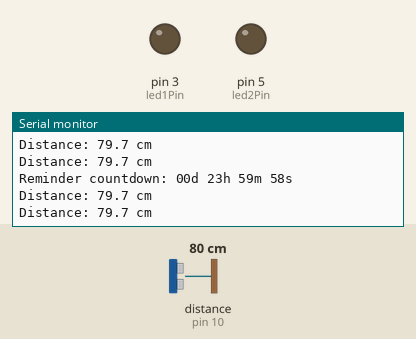
Recording of a sketch running on a simulated Arduino Uno, built with avr-gcc and run on an emulated ATmega328P. Parts: output pins drawn as LEDs (lit = HIGH), the last lines printed to the serial monitor. Wiring (inferred from the names in the program): ultrasonic range finder: trigger pin 9; echo pin 10. The test bench sets the inputs (shaded band); at power-on: distance to the obstacle (sensor on pin 10) 80 cm. The echo pulse lasts 58.3 µs per cm; pins used as bus, display or sensor lines are not drawn.

Above: at 1.2 s.
1.3 s: distance to the obstacle (sensor on pin 10) set to 2 cm
At 1.41 s:
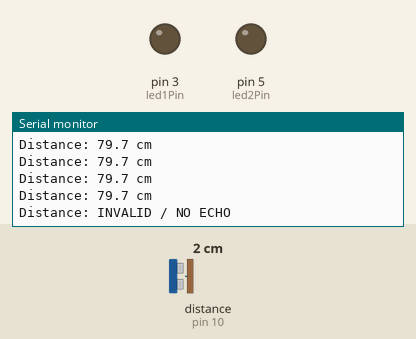
3.2 s: distance to the obstacle (sensor on pin 10) set to 35 cm
At 3.23 s:
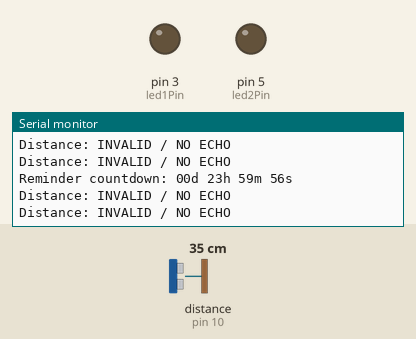
Timing chart, 0 to 6.2 s (numbered marks = the images above; inputs shaded):
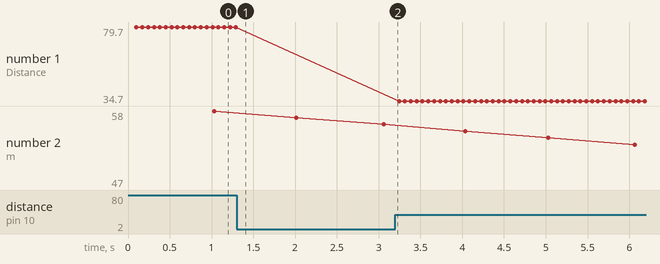

Measured:
- after the input at 1.3 s, the serial monitor: prints a new line after 0.05 s (image 1)
- plotted number 1: 79.7 → 34.7 after the input at 3.2 s

The sketch:

Dublinhackx_Elderwatch.ino
```cpp
#include <math.h>

const byte trigPin = 9;
const byte echoPin = 10;

const byte led1Pin = 3;
const byte led2Pin = 5;
const byte buzzerPin = 8;

/*
  The sketch measures distance about every 70 ms.

  This makes the distance history update quickly enough to detect
  a rapid movement toward the sensor.
*/
const unsigned long sampleIntervalMs = 70;
const unsigned long echoTimeoutUs = 30000;

/*
  HC-SR04 measurements below about 2 cm are not dependable.
  A value outside these limits is treated as invalid.
*/
const float minValidDistanceCm = 2.0;
const float maxValidDistanceCm = 350.0;

/*
  Take three raw readings and use the middle one. This filters a
  single noisy reading.
*/
const byte filterSampleCount = 3;

/*
  Ignore one extremely unrealistic valid distance jump.
*/
const float maxDistanceJumpCm = 70.0;

/*
  The last valid distance must be this close before an invalid next
  reading can be considered part of a possible fall.
*/
const float approachingZeroDistanceCm = 12.0;

/*
  The object must move toward the sensor quickly.

  Distance dropping by at least 3 cm in one processed sample and
  6 cm across two processed samples rejects slow movement toward zero.
*/
const float minimumDistanceDropPerSampleCm = 3.0;
const float minimumTwoSampleDropCm = 6.0;

/*
  High acceleration threshold.

  fabs(a1) is used, which means the code checks acceleration magnitude.
  It triggers whether acceleration calculates as positive or negative,
  as long as it is large enough.
*/
const float highAccelerationThreshold = 200.0;

/*
  If p1 and p2 are similar, the logarithmic comparison is near 100.

  Values below 85 or above 115 count as different.
*/
const float similarityLow = 85.0;
const float similarityHigh = 115.0;

/*
  Fall alert outputs stay active for 8 seconds.
*/
const unsigned long fallAlertHoldMs = 8000;
const unsigned int fallBuzzerFrequency = 1500;

/*
  Manual reminder timer.

  Set this to the number of minutes after upload/reset before the
  reminder begins. It is 1440 minutes = 24 hours by default, so it
  does not interfere with immediate fall-detection testing.
*/
const unsigned long reminderDelayMinutes = 1440;

const unsigned long reminderDurationMs = 30000;
const unsigned long reminderBlinkIntervalMs = 600;
const unsigned int reminderBuzzerFrequency = 550;

const unsigned long reminderDelayMs =
  reminderDelayMinutes * 60UL * 1000UL;


/*
  Distance history:

  d0 = oldest valid distance
  d1 = middle valid distance
  d2 = newest valid distance
*/
float d0 = 0.0;
float d1 = 0.0;
float d2 = 0.0;

/*
  Velocity history:

  v0 = prior velocity
  v1 = newest velocity
*/
float v0 = 0.0;
float v1 = 0.0;

/*
  Acceleration history:

  a0 = prior acceleration
  a1 = newest acceleration
*/
float a0 = 0.0;
float a1 = 0.0;

bool haveD0 = false;
bool haveD1 = false;
bool haveD2 = false;

bool haveV0 = false;
bool haveV1 = false;

bool haveA0 = false;
bool haveA1 = false;

float lastAcceptedDistance = -1.0;

unsigned long lastSampleTime = 0;
unsigned long lastValidSampleAt = 0;

bool fallAlertActive = false;
unsigned long fallAlertStartedAt = 0;

bool reminderHasStarted = false;
bool reminderActive = false;
bool reminderOutputsOn = false;

unsigned long reminderStartedAt = 0;
unsigned long reminderLastBlinkAt = 0;

unsigned long sketchStartedAt = 0;
unsigned long lastCountdownPrintAt = 0;


void allOutputsOff() {
  digitalWrite(led1Pin, LOW);
  digitalWrite(led2Pin, LOW);
  noTone(buzzerPin);
}

void startFallAlert() {
  /*
    A fall alert overrides the reminder.
  */
  reminderActive = false;

  digitalWrite(led1Pin, HIGH);
  digitalWrite(led2Pin, HIGH);
  tone(buzzerPin, fallBuzzerFrequency);

  fallAlertActive = true;
  fallAlertStartedAt = millis();
}

void updateFallAlert() {
  if (!fallAlertActive) {
    return;
  }

  if (millis() - fallAlertStartedAt >= fallAlertHoldMs) {
    fallAlertActive = false;
    allOutputsOff();
  }
}

void startReminder() {
  if (fallAlertActive) {
    return;
  }

  reminderHasStarted = true;
  reminderActive = true;
  reminderOutputsOn = true;

  reminderStartedAt = millis();
  reminderLastBlinkAt = millis();

  digitalWrite(led1Pin, HIGH);
  digitalWrite(led2Pin, HIGH);
  tone(buzzerPin, reminderBuzzerFrequency);

  Serial.println("Manual reminder started");
}

void updateReminder() {
  if (!reminderActive || fallAlertActive) {
    return;
  }

  unsigned long now = millis();

  if (now - reminderStartedAt >= reminderDurationMs) {
    reminderActive = false;
    allOutputsOff();

    Serial.println("Manual reminder finished");
    return;
  }

  if (now - reminderLastBlinkAt >= reminderBlinkIntervalMs) {
    reminderLastBlinkAt = now;
    reminderOutputsOn = !reminderOutputsOn;

    if (reminderOutputsOn) {
      digitalWrite(led1Pin, HIGH);
      digitalWrite(led2Pin, HIGH);
      tone(buzzerPin, reminderBuzzerFrequency);
    } else {
      digitalWrite(led1Pin, LOW);
      digitalWrite(led2Pin, LOW);
      noTone(buzzerPin);
    }
  }
}

void checkManualReminderTimer() {
  if (!reminderHasStarted &&
      millis() - sketchStartedAt >= reminderDelayMs) {
    startReminder();
  }
}

void printReminderCountdown() {
  if (reminderHasStarted) {
    return;
  }

  unsigned long now = millis();

  if (now - lastCountdownPrintAt < 1000) {
    return;
  }

  lastCountdownPrintAt = now;

  unsigned long elapsedMs = now - sketchStartedAt;
  unsigned long remainingMs = 0;

  if (elapsedMs < reminderDelayMs) {
    remainingMs = reminderDelayMs - elapsedMs;
  }

  unsigned long remainingSeconds = remainingMs / 1000UL;

  unsigned long days = remainingSeconds / 86400UL;
  remainingSeconds %= 86400UL;

  unsigned long hours = remainingSeconds / 3600UL;
  remainingSeconds %= 3600UL;

  unsigned long minutes = remainingSeconds / 60UL;
  unsigned long seconds = remainingSeconds % 60UL;

  Serial.print("Reminder countdown: ");

  if (days < 10) Serial.print("0");
  Serial.print(days);
  Serial.print("d ");

  if (hours < 10) Serial.print("0");
  Serial.print(hours);
  Serial.print("h ");

  if (minutes < 10) Serial.print("0");
  Serial.print(minutes);
  Serial.print("m ");

  if (seconds < 10) Serial.print("0");
  Serial.print(seconds);
  Serial.println("s");
}


/*
  Send an ultrasonic trigger and measure the returned Echo pulse.

  Returns:
  - A positive distance in centimeters for a valid echo.
  - -1.0 if the Echo pulse timed out or is outside the accepted range.
*/
float readRawDistanceCm() {
  digitalWrite(trigPin, LOW);
  delayMicroseconds(2);

  /*
    The HC-SR04 starts a measurement from a 10 microsecond HIGH pulse.
  */
  digitalWrite(trigPin, HIGH);
  delayMicroseconds(10);
  digitalWrite(trigPin, LOW);

  unsigned long duration = pulseIn(echoPin, HIGH, echoTimeoutUs);

  /*
    pulseIn() gives 0 when a complete echo pulse does not arrive before
    the timeout. That is treated as invalid, not as a true zero distance.
  */
  if (duration == 0) {
    return -1.0;
  }

  /*
    Sound travels out to the target and back, so divide by 2.

    distance = echo time × speed of sound / 2
  */
  float distanceCm = (duration * 0.0343) / 2.0;

  if (distanceCm < minValidDistanceCm ||
      distanceCm > maxValidDistanceCm) {
    return -1.0;
  }

  return distanceCm;
}

void sortValues(float values[], byte count) {
  for (byte i = 0; i < count - 1; i++) {
    for (byte j = i + 1; j < count; j++) {
      if (values[j] < values[i]) {
        float temporary = values[i];
        values[i] = values[j];
        values[j] = temporary;
      }
    }
  }
}

float readFilteredDistanceCm() {
  float readings[filterSampleCount];
  byte validCount = 0;

  for (byte i = 0; i < filterSampleCount; i++) {
    float reading = readRawDistanceCm();

    if (reading > 0.0) {
      readings[validCount] = reading;
      validCount++;
    }

    delay(5);
  }

  if (validCount < 2) {
    return -1.0;
  }

  sortValues(readings, validCount);

  return readings[validCount / 2];
}

void resetMotionHistory() {
  haveD0 = false;
  haveD1 = false;
  haveD2 = false;

  haveV0 = false;
  haveV1 = false;

  haveA0 = false;
  haveA1 = false;

  d0 = 0.0;
  d1 = 0.0;
  d2 = 0.0;

  v0 = 0.0;
  v1 = 0.0;

  a0 = 0.0;
  a1 = 0.0;

  lastAcceptedDistance = -1.0;
  lastValidSampleAt = 0;
}

void setup() {
  pinMode(trigPin, OUTPUT);
  pinMode(echoPin, INPUT);

  pinMode(led1Pin, OUTPUT);
  pinMode(led2Pin, OUTPUT);
  pinMode(buzzerPin, OUTPUT);

  allOutputsOff();

  Serial.begin(9600);

  sketchStartedAt = millis();

  Serial.println("Fall detection ready");
  Serial.println("Distance readings print continuously.");
}


/*
  Main program
*/
void loop() {
  printReminderCountdown();

  updateFallAlert();
  updateReminder();
  checkManualReminderTimer();

  /*
    Do not overwrite the LED/buzzer state while a fall alert is active.
  */
  if (fallAlertActive) {
    return;
  }

  unsigned long now = millis();

  if (now - lastSampleTime < sampleIntervalMs) {
    return;
  }

  lastSampleTime = now;

  float newDistance = readFilteredDistanceCm();

  /*
    An invalid reading is only checked as a possible fall after the
    valid readings leading into it approached close range quickly.
  */
  if (newDistance < 0.0) {
    Serial.println("Distance: INVALID / NO ECHO");

    float oneSampleDistanceDrop = d1 - d2;
    float twoSampleDistanceDrop = d0 - d2;

    bool enoughHistory =
      haveD0 &&
      haveD1 &&
      haveD2 &&
      haveV1 &&
      haveA0 &&
      haveA1;

    bool closeToSensor =
      d2 <= approachingZeroDistanceCm;

    bool movingTowardSensor =
      v1 < 0.0;

    /*
      This prevents slow changes from qualifying for a fall check.

      Example of a slow approach:
      20 cm -> 18 cm -> 16 cm

      Example of a faster approach:
      20 cm -> 13 cm -> 6 cm
  */
    bool rapidlyApproachingZero =
      oneSampleDistanceDrop >= minimumDistanceDropPerSampleCm &&
      twoSampleDistanceDrop >= minimumTwoSampleDropCm;

    bool shouldCheckForFall =
      enoughHistory &&
      closeToSensor &&
      movingTowardSensor &&
      rapidlyApproachingZero;

    if (shouldCheckForFall) {
      Serial.println();
      Serial.println("========== CHECKING FOR FALL ==========");

      /*
        THE VELOCITY IDEA

        Velocity is the first derivative of distance:

            velocity = change in distance / change in time

        A negative velocity means the distance got smaller, so the
        target moved toward the sensor.
      */

      /*
        THE ACCELERATION IDEA

        Acceleration is the derivative of velocity:

            acceleration = change in velocity / change in time

        A large acceleration magnitude means the speed changed sharply.
        This code requires the magnitude to be at least 200 cm/s^2.
      */

      /*
        p1 and p2 are built from two acceleration-related values.

        p1 is the change between the current and previous acceleration.
        p2 is the size of the current acceleration.

        fabs() makes both values positive.
        +2 keeps both values greater than 1, which is important because
        logarithm bases cannot be 0, 1, or negative.
      */
      float p1 = fabs(a1 - a0) + 2.0;
      float p2 = fabs(a1) + 2.0;

      p1 = constrain(p1, 2.0, 100000.0);
      p2 = constrain(p2, 2.0, 100000.0);

      /*
        HOW THE LOGARITHM COMPARISON WORKS

        The requested math is:

            p2 ^ (log base p1 of 100)

        A logarithm answers this question:

            "What exponent must the base be raised to in order
             to equal a chosen number?"

        For example:

            log base 10 of 100 = 2

        because:

            10 ^ 2 = 100

        Arduino's log(x) is the natural logarithm, so Arduino does not
        directly write log(value, base). The change-of-base rule is:

            log base p1 of 100 = log(100) / log(p1)

        Therefore, the Arduino calculation becomes:

            pow(p2, log(100) / log(p1))

        pow(base, exponent) raises the base to the exponent.

        If p1 equals p2 exactly:
        - log base p1 of 100 is the exponent that makes p1 equal 100.
        - Raising p2, which equals p1, to that same exponent also gives 100.
        - So similarity becomes 100.

        Therefore:
        - similarity near 100 means p1 and p2 are similar.
        - similarity far from 100 means p1 and p2 differ.
      */
      float similarity = pow(p2, log(100.0) / log(p1));

      /*
        A fall is declared only if:
        1. The fast close approach happened.
        2. The next reading became invalid.
        3. Acceleration magnitude was high.
        4. The power comparison was different from 100.
      */
      bool highAcceleration =
        fabs(a1) >= highAccelerationThreshold;

      bool powersAreDifferent =
        similarity < similarityLow ||
        similarity > similarityHigh;

      bool likelyFall =
        highAcceleration &&
        powersAreDifferent;

      Serial.print("Distances: ");
      Serial.print(d0, 1);
      Serial.print(" -> ");
      Serial.print(d1, 1);
      Serial.print(" -> ");
      Serial.print(d2, 1);
      Serial.println(" cm");

      Serial.print("One-sample drop: ");
      Serial.print(oneSampleDistanceDrop, 1);
      Serial.print(" cm | Required: ");
      Serial.println(minimumDistanceDropPerSampleCm, 1);

      Serial.print("Two-sample drop: ");
      Serial.print(twoSampleDistanceDrop, 1);
      Serial.print(" cm | Required: ");
      Serial.println(minimumTwoSampleDropCm, 1);

      Serial.print("Velocity: ");
      Serial.print(v1, 1);
      Serial.println(" cm/s");

      Serial.print("Acceleration: ");
      Serial.print(a1, 1);
      Serial.println(" cm/s^2");

      Serial.print("Acceleration magnitude: ");
      Serial.print(fabs(a1), 1);
      Serial.print(" cm/s^2 | Required: ");
      Serial.println(highAccelerationThreshold, 1);

      Serial.print("p1: ");
      Serial.print(p1, 1);
      Serial.print(" | p2: ");
      Serial.println(p2, 1);

      Serial.print("Power similarity: ");
      Serial.print(similarity, 1);
      Serial.print(" | Different if below ");
      Serial.print(similarityLow, 1);
      Serial.print(" or above ");
      Serial.println(similarityHigh, 1);

      if (likelyFall) {
        Serial.println("RESULT: FALL");
        startFallAlert();
      } else {
        Serial.println("RESULT: NOT A FALL");
      }

      Serial.println("========================================");
    }

    resetMotionHistory();
    return;
  }

  /*
    Reject a single impossible large jump.
  */
  if (lastAcceptedDistance > 0.0 &&
      fabs(newDistance - lastAcceptedDistance) > maxDistanceJumpCm) {
    Serial.println("Distance: REJECTED LARGE JUMP");
    return;
  }

  lastAcceptedDistance = newDistance;

  /*
    Print each valid filtered distance measurement.
  */
  Serial.print("Distance: ");
  Serial.print(newDistance, 1);
  Serial.println(" cm");

  unsigned long acceptedAt = millis();

  if (!haveD0) {
    d0 = newDistance;
    haveD0 = true;
    lastValidSampleAt = acceptedAt;
    return;
  }

  if (!haveD1) {
    d1 = newDistance;
    haveD1 = true;
    lastValidSampleAt = acceptedAt;
    return;
  }

  if (!haveD2) {
    d2 = newDistance;
    haveD2 = true;
    lastValidSampleAt = acceptedAt;
    return;
  }

  /*
    Use the real time between accepted distance readings.

    This is more accurate than assuming every filtered reading took
    exactly 70 ms.
  */
  float dt = (acceptedAt - lastValidSampleAt) / 1000.0;
  lastValidSampleAt = acceptedAt;

  if (dt <= 0.0) {
    return;
  }

  d0 = d1;
  d1 = d2;
  d2 = newDistance;

  /*
    First derivative of distance: velocity.

        velocity = (new distance - previous distance) / time

    Negative velocity means the target moved closer.
  */
  float newVelocity = (d2 - d1) / dt;

  if (!haveV0) {
    v0 = newVelocity;
    haveV0 = true;
    return;
  }

  if (!haveV1) {
    v1 = newVelocity;
    haveV1 = true;
    return;
  }

  v0 = v1;
  v1 = newVelocity;

  /*
    Derivative of velocity: acceleration.

        acceleration = (new velocity - previous velocity) / time
  */
  float newAcceleration = (v1 - v0) / dt;

  if (!haveA0) {
    a0 = newAcceleration;
    haveA0 = true;
    return;
  }

  if (!haveA1) {
    a1 = newAcceleration;
    haveA1 = true;
    return;
  }

  a0 = a1;
  a1 = newAcceleration;
}
```
